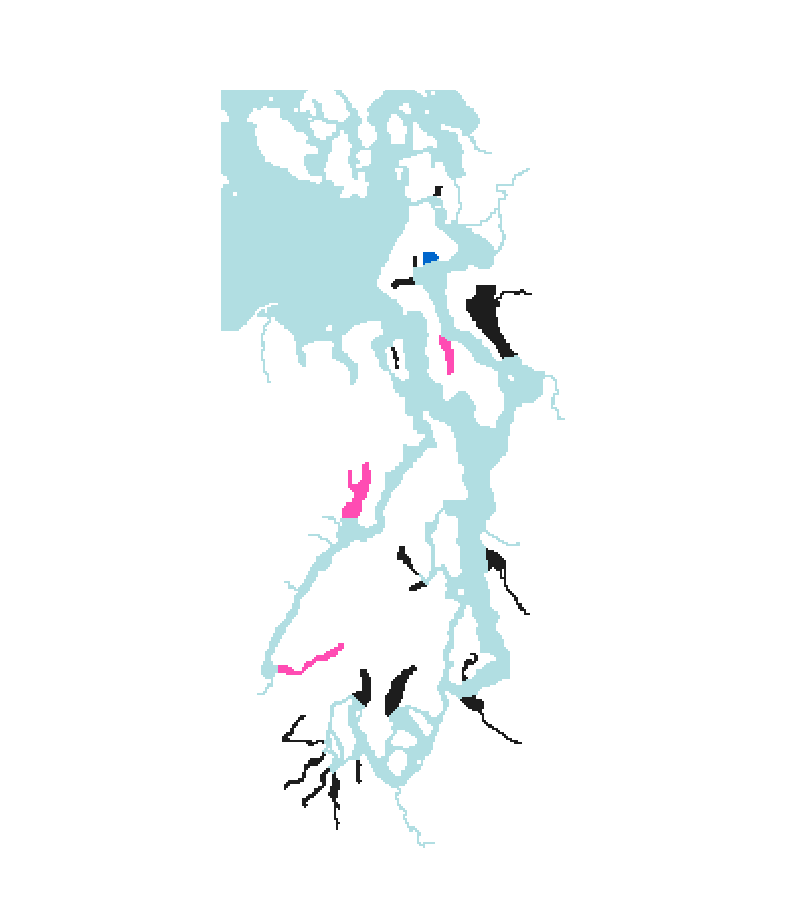

Source code (Python):
"""
Create map of terminal inlets
"""

import numpy as np
import matplotlib.pyplot as plt
import xarray as xr
import cmocean
import pandas as pd
from lo_tools import plotting_functions as pfun
from lo_tools import Lfun

Ldir = Lfun.Lstart()

year = '2017'
# set up dates
startdate = year + '.01.01'
enddate = year + '.12.31'

jobname = 'twentyoneinlets'
# find job lists from the extract moor
job_lists = Lfun.module_from_file('job_lists', Ldir['LOu'] / 'extract' / 'moor' / 'job_lists.py')
# Get stations:
sta_dict = job_lists.get_sta_dict(jobname)

# Get LiveOcean grid info --------------------------------------------------

# get the grid data
ds = xr.open_dataset('../../../../LO_data/grids/cas7/grid.nc')
z = -ds.h.values
mask_rho = np.transpose(ds.mask_rho.values)
lon = ds.lon_rho.values
lat = ds.lat_rho.values
X = lon[0,:] # grid cell X values
Y = lat[:,0] # grid cell Y values
plon, plat = pfun.get_plon_plat(lon,lat)
# make a version of z with nans where masked
zm = z.copy()
zm[np.transpose(mask_rho) == 0] = np.nan
zm[np.transpose(mask_rho) != 0] = -1

# Create map
plt.close('all')
fig = plt.figure(figsize=(8,9))
ax = fig.add_subplot(1,1,1)
plt.pcolormesh(plon, plat, zm, linewidth=0.5, vmin=-8, vmax=0, cmap=plt.get_cmap(cmocean.cm.ice))

# get terminal inlet locations
for stn,station in enumerate(sta_dict): # stations: 
    # get segment information
    seg_name = Ldir['LOo'] / 'extract' / 'tef2' / 'seg_info_dict_cas7_c21_traps00.p'
    seg_df = pd.read_pickle(seg_name)
    ji_list = seg_df[station+'_p']['ji_list']
    jj = [x[0] for x in ji_list]
    ii = [x[1] for x in ji_list]
    # set everything to nan that is not in the inlet
    # first make everything a nan
    inlet_loc = np.full(zm.shape, np.nan) 
    # set values of 1 for everything that is in the inlet
    inlet_loc[jj,ii] = 90
    # add inlet locations
    plt.pcolormesh(plon, plat, inlet_loc, linewidth=0.5, vmin=0, vmax=100, cmap=plt.get_cmap('Greys'))

# highlight some inlets
for stn,station in enumerate(['lynchcove','holmes','dabob']): # stations: 
    # get segment information
    seg_name = Ldir['LOo'] / 'extract' / 'tef2' / 'seg_info_dict_cas7_c21_traps00.p'
    seg_df = pd.read_pickle(seg_name)
    ji_list = seg_df[station+'_p']['ji_list']
    jj = [x[0] for x in ji_list]
    ii = [x[1] for x in ji_list]
    # set everything to nan that is not in the inlet
    # first make everything a nan
    inlet_loc = np.full(zm.shape, np.nan) 
    # set values of 1 for everything that is in the inlet
    inlet_loc[jj,ii] = 30
    # add inlet locations
    plt.pcolormesh(plon, plat, inlet_loc, linewidth=0.5, vmin=0, vmax=100, cmap=plt.get_cmap('spring'))

# highlight some inlets
for stn,station in enumerate(['crescent']): # stations: 
    # get segment information
    seg_name = Ldir['LOo'] / 'extract' / 'tef2' / 'seg_info_dict_cas7_c21_traps00.p'
    seg_df = pd.read_pickle(seg_name)
    ji_list = seg_df[station+'_p']['ji_list']
    jj = [x[0] for x in ji_list]
    ii = [x[1] for x in ji_list]
    # set everything to nan that is not in the inlet
    # first make everything a nan
    inlet_loc = np.full(zm.shape, np.nan) 
    # set values of 1 for everything that is in the inlet
    inlet_loc[jj,ii] = 40
    # add inlet locations
    plt.pcolormesh(plon, plat, inlet_loc, linewidth=0.5, vmin=0, vmax=100, cmap=plt.get_cmap('winter'))

# format
ax.axes.xaxis.set_visible(False)
ax.axes.yaxis.set_visible(False)
ax.set_xlim(-123.29, -122.1) # Puget Sound
ax.set_ylim(46.95, 48.66) # Puget Sound

pfun.dar(ax)

# remove border
for border in ['top','right','bottom','left']:
    ax.spines[border].set_visible(False)


# where to put output figures
out_dir = Ldir['LOo'] / 'pugetsound_DO' / ('DO_budget_'+startdate+'_'+enddate) / '2layer_figures'
Lfun.make_dir(out_dir)
plt.subplots_adjust(left=0.05, top=0.9, bottom=0.05, right=0.95)
plt.savefig('simple_terminal_inlet_map.png',transparent=True)